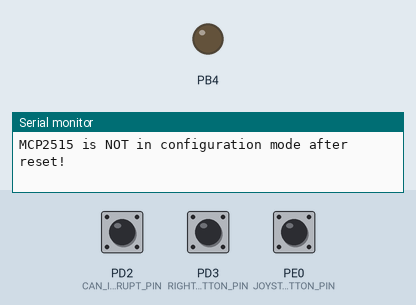
Simulated run of this program. Board: ATmega162, built with avr-gcc and emulated at 4.9152 MHz. Shown: output pins drawn as LEDs (lit = HIGH), the last lines printed to the serial monitor. Inputs (shaded band) come from the test bench; at power-on: PD3 (RIGHT_BUTTON_PIN) LOW, PE0 (JOYSTICK_BUTTON_PIN) HIGH, PD2 (CAN_INTERRUPT_PIN) HIGH. Pins used as bus, display or sensor lines are not drawn.

Above: at 0.01 s.
At 1.2 s:
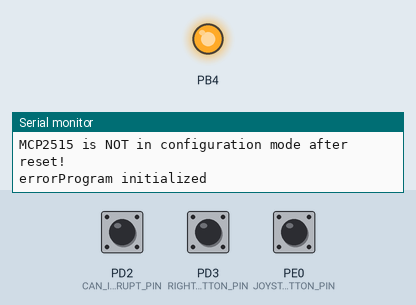
1.3 s: PD3 (RIGHT_BUTTON_PIN) pulled HIGH for 0.15 s
2.9 s: PE0 (JOYSTICK_BUTTON_PIN) pulled LOW for 0.15 s
Timing chart, 0 to 5.9 s (numbered marks = the images above; inputs shaded):
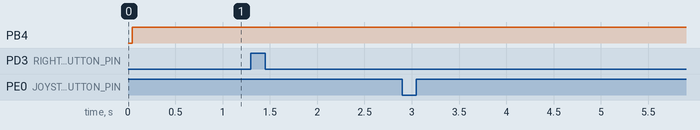

The program:

main.c
```c
/*
 * ttk_4155_byggern_lab.c
 *
 * Created: 01.09.2022 09:02:45
 * Author : HOK, KH, TT
 */

#define F_CPU 4.9152E6

#include "UART_drv/UARTdrv.h"
#include "SRAM/SRAMdrv.h"
#include "ADC/adc_drv.h"
#include "MISC/ext_button_drv.h"
#include "OLED/oled_drv.h"
#include "MISC/prints.h"
#include "MCP2515/MCP2515drv.h"
#include "CAN/CANdrv.h"
#include "MISC/timer_counter.h"

void init() {
	USART_drv_init(MYUBRR);
	SRAM_init();
	adc_drv_init();
	ext_button_drv_init();
	adc_calibrate();
	oled_init();
	menu_init();
	CAN_init();
	timer_init();
	print_uart("Program initialized\r\n");
}

ISR (TIMER3_COMPA_vect) {
	if(adc_drv_joystick_update() || right_slider_update()) {
		fun_stick_t my_fun_stick = adc_drv_fun_stick_get();
		uint8_t right_slider_val = right_slider_get();
		CAN_msg fun_stick_CAN_msg = {
			.ID = 1,
			.length = 3,
			.message = {my_fun_stick.position.X, right_slider_val, my_fun_stick.direction}
		};
		CAN_send(fun_stick_CAN_msg);
	}
}

int main(void)
{
	init();

    while (1){
		menu_navigate();
    }
	return 0;
}
```

adc_drv.c
```c
/*
 * CFile1.c
 *
 * Created: 15.09.2022 12:40:48
 *  Author: khuongh
 */

#include "adc_drv.h"

uint8_t offset_x = 0;
uint8_t offset_y = 0;
fun_stick_t last_fun_stick;
uint8_t last_right_slider_val;

void adc_drv_init()
{
	// Use external clock on ADC
	set_bit(DDRD, ADC_EXT_CLK_SGN_PIN);

	TCCR1B |= (1 << WGM13); // Choosing fast PWM
	TCCR1B |= (1 << WGM12);	// Choosing fast PWM
	TCCR1A |= ( 1 << WGM11 ); //Choosing fast PWM
	TCCR1A |= ( 1 << WGM10); // Choosing fast PWM

	TCCR1A &= ~( 1 << COM1A1); // Toggle Compare
	TCCR1A |= ( 1 << COM1A0); // Toggle Compare
	TCCR1A &= ~( 1 << COM1B1); // Set on Compare
	TCCR1A &= ~( 1 << COM1B0); // Set on Compare

	TCCR1B &= ~( 1 << CS12); // Prescaler
	TCCR1B &= ~( 1 << CS11); // Prescaler
	TCCR1B |= ( 1 << CS10); // Prescaler

	TCCR1A &= ~(1 << FOC1A);
	TCCR1A &= ~(1 << FOC1B);
}

fun_stick_t adc_drv_fun_stick_get()
{
	return last_fun_stick;
}

bool adc_drv_joystick_update()
{
	fun_stick_t current_fun_stick;
	current_fun_stick.position = pos_read();
	current_fun_stick.direction = dir_read(current_fun_stick.position);

	if ((current_fun_stick.direction != last_fun_stick.direction) ||
		(abs(current_fun_stick.position.X - last_fun_stick.position.X) >= ADC_JOYSTICK_POS_THRESHOLD) ||
		(abs(current_fun_stick.position.Y - last_fun_stick.position.Y) >= ADC_JOYSTICK_POS_THRESHOLD))
		{
			last_fun_stick = current_fun_stick;
			return true;
		}
	else return false;
}

uint8_t adc_read(uint8_t channel)
{
	volatile uint8_t adc_value[4] = { 0 };
	volatile char *adc = (char *) 0x1400;

	//Writing to ADC register to start getting adc value
	adc[0] = 0;
	//control the delay!!
	_delay_us(30);

	for (uint16_t i = 0; i < 4; i++) adc_value[i] = adc[i];

	return adc_value[channel];
}

void adc_calibrate()
{
	offset_x = adc_read(JOYSTICK_X_CHANNEL);
	offset_y = adc_read(JOYSTICK_Y_CHANNEL);
}

int8_t adc_conv_js_val(uint8_t raw_value, uint8_t offset_value)
{
	if (raw_value >= offset_value) {
		return ((raw_value - offset_value) *100 / (ADC_MAX - offset_value));
	}
	return ((raw_value - offset_value) * 100 / offset_value );
}

pos_t pos_read()
{
	pos_t positions;
	positions.X = adc_conv_js_val(adc_read(JOYSTICK_X_CHANNEL), offset_x);
	positions.Y = adc_conv_js_val(adc_read(JOYSTICK_Y_CHANNEL), offset_y);

	return positions;
}

dir_t dir_read(pos_t positions)
{
	if (abs(positions.X) <= ADC_JOYSTICK_DIR_THRESHOLD) {
		if (abs(positions.Y) <= ADC_JOYSTICK_DIR_THRESHOLD) {
			return NEUTRAL;
		} else if (positions.Y > ADC_JOYSTICK_DIR_THRESHOLD) {
			return UP;
		} else if (positions.Y < ADC_JOYSTICK_DIR_THRESHOLD) {
			return DOWN;
		}
	} else if (positions.X > ADC_JOYSTICK_DIR_THRESHOLD) {
		if (abs(positions.Y) <= ADC_JOYSTICK_DIR_THRESHOLD) {
			return RIGHT;
		} else if (positions.Y > ADC_JOYSTICK_DIR_THRESHOLD) {
			return UP_RIGHT;
		} else if (positions.Y < ADC_JOYSTICK_DIR_THRESHOLD) {
			return DOWN_RIGHT;
		}
	} else if (positions.X < ADC_JOYSTICK_DIR_THRESHOLD) {
		if (abs(positions.Y) <= ADC_JOYSTICK_DIR_THRESHOLD) {
			return LEFT;
		} else if (positions.Y > ADC_JOYSTICK_DIR_THRESHOLD) {
			return UP_LEFT;
		} else if (positions.Y < ADC_JOYSTICK_DIR_THRESHOLD) {
			return DOWN_LEFT;
		}
	}
}

uint8_t slider_read(uint8_t channel)
{
	return (100 * adc_read(channel) / ADC_MAX);
}

bool right_slider_update()
{
	uint8_t current_right_slider_val = slider_read(RIGHT_SLIDER_CHANNEL);

	if (abs(current_right_slider_val - last_right_slider_val) > ADC_SLIDER_THRESHOLD) {
		last_right_slider_val = current_right_slider_val;
		return true;
	}
	else return false;
}

uint8_t right_slider_get()
{
	return last_right_slider_val;
}
```

adc_drv.h
```c
/*
 * IncFile1.h
 *
 * Created: 15.09.2022 12:41:44
 *  Author: khuongh
 */


#ifndef _ADC_DRV_H_
#define _ADC_DRV_H_

#include "../MISC/common_includes.h"

#define LEFT_SLIDER_CHANNEL 0
#define RIGHT_SLIDER_CHANNEL 1
#define JOYSTICK_Y_CHANNEL 2
#define JOYSTICK_X_CHANNEL 3
#define ADC_EXT_CLK_SGN_PIN PD5
#define ADC_MAX 255
#define ADC_JOYSTICK_DIR_THRESHOLD 70 //Changed from 3
#define ADC_JOYSTICK_POS_THRESHOLD 4
#define ADC_SLIDER_THRESHOLD 2

typedef struct {
	int8_t X;
	int8_t Y;
}pos_t;

typedef enum {
	LEFT,
	RIGHT,
	UP,
	DOWN,
	NEUTRAL,
	UP_RIGHT,
	UP_LEFT,
	DOWN_RIGHT,
	DOWN_LEFT,
}dir_t;

typedef struct {
	pos_t position;
	dir_t direction;
}fun_stick_t;

fun_stick_t adc_drv_fun_stick_get();
bool adc_drv_joystick_update();
void adc_drv_init();
uint8_t adc_read(uint8_t channel); //volatile
bool right_slider_update();
void adc_calibrate();
pos_t pos_read();
dir_t dir_read(pos_t positions);
int8_t adc_conv_js_val(uint8_t raw_value, uint8_t offset_value);

#endif /* INCFILE1_H_ */
```

CANdrv.c
```c
/*
 * CANdrv.c
 *
 * Created: 06.10.2022 10:21:28
 *  Author: haavarok
 */

#include "CANdrv.h"
#include "../OLED/menu.h"

#define CAN_INTERRUPT_ISR_REGISTER INT0
#define CAN_INTERRUPT_PIN PD2

static uint8_t CANINT_status;
CAN_msg IR_Data;

ISR (INT0_vect)
{
	CAN_interpret_status(MCP2515_read_status());
}

int8_t CAN_init()
{
	// configure PD2 as input
	clear_bit(DDRD, CAN_INTERRUPT_PIN);
	// Disable global interrupts
	cli();
	// Enable interrupt INT0
	set_bit(GICR, CAN_INTERRUPT_ISR_REGISTER);
	// Configure interrupt falling edge
	set_bit(MCUCR, ISC01);
	clear_bit(MCUCR, ISC00);
	// Enable global interrupts
	sei();

	int8_t err = MCP2515_init();
	if (err < 0) {
		print_uart("error");
		return err;
	}
	return 0;
}

int8_t CAN_send(CAN_msg msg)
{
	uint8_t ID_MSB = (0x7F8 & msg.ID) >> 3;
	uint8_t ID_LSB = (0x7 & msg.ID) << 5;

	MCP2515_write(MCP_TXB0SIDH, ID_MSB);
	MCP2515_write(MCP_TXB0SIDL, ID_LSB);
	MCP2515_write(TXB0DLC, msg.length);

	uint8_t buff0_status = MCP2515_read(MCP_TXB0CTRL);
	if((buff0_status & 0x8) != 0x8) {
		if (msg.length > 8) {
			msg.length = 8;
		}
		for(uint8_t i = 0; i < msg.length; i++)
		{
			MCP2515_write(MCP_TXB0D0+i, msg.message[i]);
		}
		MCP2515_request_to_send(MCP_RTS_TX0);
		return 0;
	} else {
		print_uart("Buffer0 not available\r\n");
		return -1;
	}
}

CAN_msg CAN_receive(uint8_t buffer)
{
	CAN_msg rx_msg;
	uint8_t ID_MSB;
	uint8_t ID_LSB;
	uint8_t length;

	if (buffer == 0) {
		ID_MSB = MCP2515_read(MCP_RXB0SIDH);
		ID_LSB = MCP2515_read(MCP_RXB0SIDL);

		ID_LSB = (ID_LSB & 0xE0) >> 5;
		rx_msg.ID = ID_MSB << 3;
		rx_msg.ID = (rx_msg.ID & 0x7F8) | (ID_LSB & 0x7);

		length = MCP2515_read(MCP_RXB0DLC);
		rx_msg.length = (length & 0xF);
		if (rx_msg.length > 8) {
			rx_msg.length = 8;
		}

		for (uint8_t i=0; i < rx_msg.length; i++) {
			rx_msg.message[i] = MCP2515_read(MCP_RXB0D0 + i);
			char *temp_msg = rx_msg.message[i];
			print_uart(&temp_msg);
		}
		print_uart("\r\n");

		if (rx_msg.ID == 3) {
			increment_score();
		}
	}
	return rx_msg;
}

void CAN_interpret_status(uint8_t status)
{
	uint8_t buffer;

	if (status & rx_buff_0_full) {
		buffer = 0;
		CAN_receive(buffer);
		print_uart("RX0 Full\r\n");
	}

	if (status & rx_buff_1_full) {
		buffer = 1;
		CAN_receive(buffer);
		print_uart("RX1 Full\r\n");
	}

	if (status & tx_buff_0_busy) {
		buffer = 0;
		// Something is about to go down
		print_uart("TX0 Busy\r\n");
	}

	if (status & tx_buff_0_empty) {
		buffer = 0;
		// Something else happens
		print_uart("TX0 Empty\r\n");
	}
	MCP2515_write(MCP_CANINTF, 0x00);
}
```

CANdrv.h
```c
/*
 * CANdrv.h
 *
 * Created: 06.10.2022 10:21:37
 *  Author: haavarok
 */


#ifndef CANDRV_H_
#define CANDRV_H_

#include "../MISC/common_includes.h"
#include "../MCP2515/MCP2515drv.h"
#include "../MISC/prints.h"

typedef struct{
	uint16_t ID;
	uint8_t length; // Length in bytes
	char message[8];
}CAN_msg;

int8_t CAN_init();
int8_t CAN_send(CAN_msg msg);
CAN_msg CAN_receive(uint8_t buffer);
void CAN_interpret_status(uint8_t status);

#endif /* CANDRV_H_ */
```

CFile1.c
```c
///*
 //* CFile1.c
 //*
 //* Created: 02.10.2022 14:20:05
 //*  Author: khuongh
 //*/
//void this_end()
//{
	//print_uart("sug pikk");
//}
//
//void back()
//{
	////enter_menu(current_menu.parent_menu);
//}
//
//menu_struct sub_menu_back = {
	//"Back",
	//0,
	//back,
	//NULL
//};
//
//menu_struct sub_menu_1_1_1 = {
	//"Submenu 1.1.1",
	//0,
	//this_end,
	//NULL
//};
//
//menu_struct sub_menu_1_1 = {
	//"Submenu 1.1",
	//1,
	//NULL,
	//{&sub_menu_1_1_1}
//};
//
//menu_struct sub_menu_1 = {
	//"Submenu 1",
	//1,
	//NULL,
	//{&sub_menu_1_1}
//};
//
//menu_struct sub_menu_2 = {
	//"Submenu 2",
	//1,
	//NULL,
	//NULL
//};
//
//
//menu_struct main_menu = {
	//"Main Menu",
	//2,
	//NULL,
	//{&sub_menu_1, &sub_menu_2}
//};
//
//menu_struct current_menu;
//
//void enter()
//{
	//enter_menu(current_menu.submenu[arrow_on_line-1]);
	//if (num_options_in_menu != 0)
	//{
		//menu_struct *temp = current_menu.submenu[arrow_on_line-1];
		//memcpy(&current_menu, &temp, sizeof(current_menu));
	//}
//}
//
//void enter_menu(menu_struct* menu)
//{
	//menu_struct* temp_menu = menu;
	//const char *this_title = temp_menu->title;
	//
	//oled_reset();
	//oled_goto_line(0);
	//oled_goto_column(40);
	//print_oled(this_title);
	//
	//uint8_t temp_num = temp_menu->num_options;
	//char* num = temp_num + '0';
	//print_uart(&num);
	//print_uart("\r\n");
	//
	//if(temp_num == 0)
	//{
		//print_uart("fsaffsafsa");
		//num_options_in_menu = 0;
		//menu->command();
		//
		//return;
	//}
	//print_uart("her");
	//for(uint8_t i = 0; i < temp_menu->num_options; i++)
	//{
		//menu_struct* temp_submenu = temp_menu->submenu[i];
		//char *tit = temp_submenu->title;
		//oled_goto_line(i+1);
		//oled_goto_column(8);
		//print_oled(tit);
	//}
	//num_options_in_menu = menu->num_options;
	//oled_pos(FIRST_LINE_MENU, 0);
	//print_arrow();
	//arrow_on_line = FIRST_LINE_MENU;
//}

//typedef struct
//{
	//char title[MENU_OPTION_MAX_STRING_LENGTH];
	//uint8_t num_options;
	//void (*command)();
	////const char options[num_options][MENU_OPTION_MAX_STRING_LENGTH];
	//struct menu_struct *submenu[MAX_SUBMENUS];
	//struct menu_struct *parent_menu;
	//
//}menu_struct;
```

MCP2515drv.c
```c
/*
 * MCP2515drv.c
 *
 * Created: 06.10.2022 10:22:14
 *  Author: haavarok
 */

#include "MCP2515drv.h"

int8_t MCP2515_init()
 {
	 int value;
	 SPI_init(); // Initialize SPI
	 MCP2515_reset(); // Send reset - command
	 // Self - test
	 value = MCP2515_read(MCP_CANSTAT);
	 if ((value & MODE_MASK) != MODE_CONFIG){
		 print_uart("MCP2515 is NOT in configuration mode after reset!\r\n");
		 return -1;
	 }

	 MCP2515_write(MCP_TXRTSCTRL, MCP_TXRTS_CONF);

	 // Receive buffer0 config: receive all messages, no overflow to RXB1.
	 MCP2515_bit_modify(MCP_RXB0CTRL, 0x60, 0x60);
	 value = MCP2515_read(MCP_RXB0CTRL);
	 if (value != 0x60){
		 print_uart("Receive buffer 0 config incorrect!\r\n");
		 return -2;
	 }

	 // Receive buffer1 config: receive all messages.
	 MCP2515_bit_modify(MCP_RXB1CTRL, 0x60, 0x60);
	 value = MCP2515_read(MCP_RXB1CTRL);
	 print_uart(value);
	 if (value != 0x60){
		 print_uart("Receive buffer 1 config incorrect!\r\n");
		 return -3;
	 }

	 // Interrupt config: msg error, error flag change, TX0 empty, RX0 full
	 //MCP2515_bit_modify(MCP_CANINTE, 0xFF, 0xA5);
	 MCP2515_bit_modify(MCP_CANINTE, 0xFF, 0x5);
	 value = MCP2515_read(MCP_CANINTE);
	 if (value != 0x5){
		 print_uart("Interrupt config incorrect!\r\n");
		 return -4;
	 }

	// set CAN baud rate prescaler
	 MCP2515_bit_modify(MCP_CNF1, MCP_BRP, MCP_BRP);
	 value = MCP2515_read(MCP_CNF1);
	 if (value != MCP_BRP){
		 print_uart(" BRP incorrect!\r\n");
		 return -5;
	 }

	// Config CAN bit timing
	 MCP2515_bit_modify(MCP_CNF2, 0xB1, 0xB1);
	 value = MCP2515_read(MCP_CNF2);
	 if (value != 0xB1){
		 print_uart(" CNF2 incorrect!\r\n");
		 return -6;
	 }

	 // Config CAN bit timing
	 MCP2515_bit_modify(MCP_CNF3, 0x5, 0x5);
	 value = MCP2515_read(MCP_CNF3);
	 if (value != 0x5){
		 print_uart(" CNF2 incorrect!\r\n");
		 return -7;
	 }

	 MCP2515_write(MCP_CANCTRL, MODE_NORMAL);
	 value = MCP2515_read(MCP_CANSTAT);
	 if ((value & MODE_MASK) != MODE_NORMAL){
		 print_uart(" MCP2515 is NOT in Normal mode!\r\n");
		 return -8;
	 }
	 return 0;
 }

uint8_t MCP2515_read(uint8_t read_register)
{
	uint8_t result;

	clear_bit(PORTB, PB4);

	SPI_write(MCP_READ);
	SPI_write(read_register);
	result = SPI_read();

	set_bit(PORTB, PB4);

	return result;
}

void MCP2515_write(uint8_t write_register, uint8_t data)
{
	clear_bit(PORTB, PB4);

	SPI_write(MCP_WRITE);
	SPI_write(write_register);
	SPI_write(data);

	set_bit(PORTB, PB4);
}

void MCP2515_request_to_send(uint8_t buffer)
{
	clear_bit(PORTB, PB4);
	SPI_write(buffer);
	set_bit(PORTB, PB4);
}

void MCP2515_bit_modify(uint8_t write_register, uint8_t mask, uint8_t data)
{
	clear_bit(PORTB, PB4);

	SPI_write(MCP_BITMOD);
	SPI_write(write_register);
	SPI_write(mask);
	SPI_write(data);

	set_bit(PORTB, PB4);
}

void MCP2515_reset()
{
	clear_bit(PORTB, PB4);
	SPI_write(MCP_RESET);
	set_bit(PORTB, PB4);
}

uint8_t MCP2515_read_status()
{
	uint8_t data;

	clear_bit(PORTB, PB4);
	SPI_write(MCP_READ_STATUS);
	data = SPI_read();
	data = SPI_read();
	set_bit(PORTB, PB4);

	return data;
}
```

MCP2515drv.h
```c
/*
 * MCP2515drv.h
 *
 * Created: 06.10.2022 10:22:03
 *  Author: haavarok
 */


#ifndef MCP2515DRV_H_
#define MCP2515DRV_H_

#include "../MISC/common_includes.h"
#include "MCP2515_registers.h"
#include "../SPI/SPIdrv.h"
#include "../MISC/prints.h"

#define MCP_TXRTS_CONF 0x07
#define MCP_BRP 0x3

int8_t MCP2515_init();
uint8_t MCP2515_read(uint8_t read_register);
void MCP2515_write(uint8_t write_register, uint8_t data);
void MCP2515_request_to_send(uint8_t buffer);
void MCP2515_bit_modify(uint8_t write_register, uint8_t mask, uint8_t data);
void MCP2515_reset();
uint8_t MCP2515_read_status();

#endif /* MCP2515DRV_H_ */
```

bit_drv.h
```c
#ifndef _BIT_DRV_H
#define _BIT_DRV_H

#define set_bit(reg , bit ) ( reg |= ( 1 << bit ) )
#define clear_bit( reg , bit ) ( reg &= ~ ( 1 << bit ) )
#define test_bit( reg , bit ) ( reg & ( 1 << bit ) )
#define loop_until_bit_is_set( reg , bit ) while ( ! test_bit ( reg , bit ) )
#define loop_until_bit_is_clear( reg , bit ) while ( test_bit ( reg , bit ) )

#endif /* BIT_DRV_H */
```

common_includes.h
```c
/*
 * common_includes.h
 *
 * Created: 15.09.2022 19:16:45
 *  Author: khuongh
 */


#ifndef COMMON_INCLUDES_H_
#define COMMON_INCLUDES_H_
#define F_CPU 4.9152E6

#include <avr/io.h>
#include <stdio.h>
#include <util/delay.h>
#include <math.h>
#include <avr/interrupt.h>
#include <stdbool.h>
#include "bit_drv.h"

#endif /* COMMON_INCLUDES_H_ */
```

ext_button_drv.c
```c
/*
 * ext_button_drv.c
 *
 * Created: 15.09.2022 19:15:46
 *  Author: khuongh
 */
#include "ext_button_drv.h"
#include "prints.h"
#include "../CAN/CANdrv.h"

CAN_msg CAN_msg_btn = {
	.ID = 2,
	.length = 1,
	.message = {0}
};

ISR (INT1_vect)
{
	print_uart("Right button pressed\r\n");
	CAN_msg_btn.message[0] = 1;
	CAN_send(CAN_msg_btn);
}

ISR (INT2_vect)
{
	print_uart("Joystick button pressed\r\n");
	enter();
}

void ext_button_drv_init(void)
{
	clear_bit(DDRD, RIGHT_BUTTON_PIN);
	clear_bit(DDRE, JOYSTICK_BUTTON_PIN);
	//Disables global interrupts
	cli();
	// Enables interrupt on pin INT1
	set_bit(GICR, RIGHT_BUTTON_ISR_REGISTER);
	// Configures interrupt rising edge on INT1
	set_bit(MCUCR, ISC11);
	set_bit(MCUCR, ISC10);
	//set_bit(EMCUCR, ISC2);
	//Configuring and enabling Joystick interrupt pin INT2
	clear_bit(GICR, JOYSTICK_BUTTON_PIN);
	clear_bit(EMCUCR, ISC2);
	set_bit(GIFR, INTF2);
	set_bit(GICR, JOYSTICK_BUTTON_ISR_REGISTER);
	// Enables global interrupts
	sei();
}
```

ext_button_drv.h
```c
/*
 * ext_button_drv.h
 *
 * Created: 15.09.2022 19:16:14
 *  Author: khuongh
 */


#ifndef EXT_BUTTON_DRV_H_
#define EXT_BUTTON_DRV_H_

#include "common_includes.h"
#include "../ADC/adc_drv.h"

#define RIGHT_BUTTON_ISR_REGISTER INT1
#define JOYSTICK_BUTTON_ISR_REGISTER INT2
#define RIGHT_BUTTON_PIN PD3
#define JOYSTICK_BUTTON_PIN PE0

void ext_button_drv_init(void);

#endif /* EXT_BUTTON_DRV_H_ */
```

fonts.h
```c
/*
 * fonts.h
 *
 * Library of fonts
 * Large: 8x8, normal: 5x7 and small: 4x7
 */
#ifndef FONTS_H_
#define FONTS_H_


#include <avr/pgmspace.h>

// Font 8x8 - Large
const unsigned char PROGMEM font8[95][8];

// Font 5x7 - normal
const unsigned char PROGMEM font5[95][5];

// Font 4x6 - Small
const unsigned char PROGMEM font4[95][4];


#endif /* FONTS_H_ */
```

prints.c
```c
#include "prints.h"

void print_oled(char* string)
{
	stdout = &stdout_oled;
	printf(string);

}void print_uart(char* string)
{
	stdout = &stdout_uart;
	printf(string);
}

void print_both(char* string)
{
	stdout = &stdout_oled;
	printf(string);

	stdout = &stdout_uart;
	printf(string);
	printf("\r\n");
}
```

prints.h
```c
#ifndef PRINTS_H_
#define PRINTS_H_

#include "common_includes.h"
#include "../UART_drv/UARTdrv.h"
#include "../OLED/oled_drv.h"

static FILE stdout_oled = FDEV_SETUP_STREAM(oled_print, NULL, _FDEV_SETUP_WRITE);
static FILE stdout_uart = FDEV_SETUP_STREAM(USART_Transmit, USART_Receive, _FDEV_SETUP_RW);

void print_oled(char* string);
void print_uart(char* string);
void print_both(char* string);

#endif /* PRINTS_H_ */
```

timer_counter.c
```c
/*
 * timer_counter.c
 *
 * Created: 20.10.2022 11:21:42
 *  Author: haavarok
 */

#include "timer_counter.h"
#include "prints.h"
#include "common_includes.h"

void timer_init() {
	// Compare output channel A, clear on compare match, ICR (Input Capture Register)
	TCCR3A = 0x40;
	// ICR, prescaler = 1024
	TCCR3B = 0xD;
	// Enable output compare A match interrupt
	ETIMSK = 0x10;
	// Compare match on 96 (0x1D4)
	// Interrupt on: sek = 1/(F_osc/prescaler)*Compare_match [sec]
	OCR3A = 0x1D4; // Interrupt every 98 ms
}
```

timer_counter.h
```c
/*
 * timer_counter.h
 *
 * Created: 20.10.2022 11:21:53
 *  Author: haavarok
 */

#ifndef TIMER_COUNTER_H_
#define TIMER_COUNTER_H_

void timer_init();
void timer_get_flag();

#endif /* TIMER_COUNTER_H_ */
```

Source omitted: fonts.c (20536 bytes), menu.c (4405 bytes), menu.h (1048 bytes), oled_drv.c (2450 bytes), oled_drv.h (697 bytes), SPIdrv.c (706 bytes), SPIdrv.h (307 bytes), SRAMdrv.c (438 bytes), SRAMdrv.h (248 bytes), UARTdrv.c (901 bytes), UARTdrv.h (395 bytes), MCP2515_registers.h (3919 bytes)
